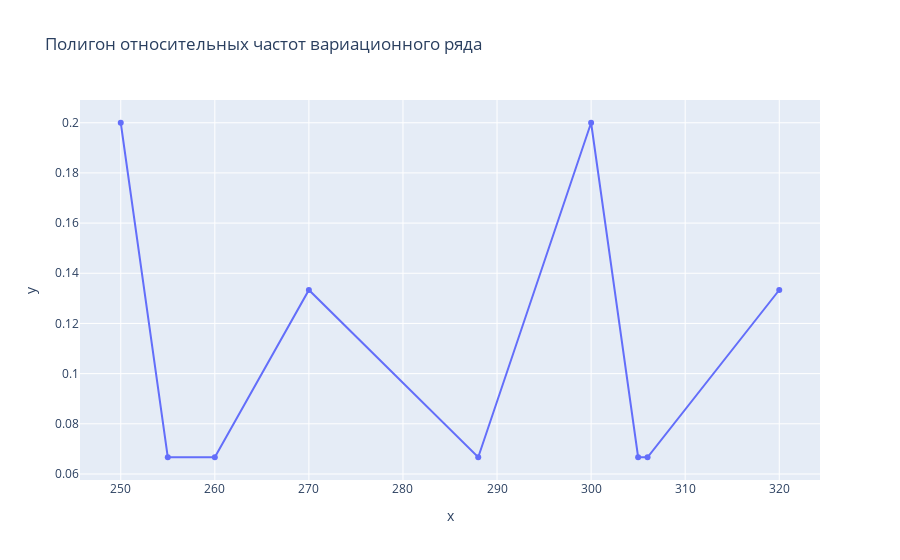

Notebook cell for this chart:
### Markdown cell above
### Полигон относительных частот вариационного ряда

### Code cell
fig = px.line(x=unique, y=rel_freq.iloc[0], markers=True, title='Полигон относительных частот вариационного ряда')
fig.show()

### Figure 1 — Plotly figure (JSON) as saved in the notebook; plotly's stock layout.template omitted (floating-point values rounded to 4 significant figures)
{"data": [{"hovertemplate": "x=%{x}<br>y=%{y}<extra></extra>", "legendgroup": "", "line": {"color": "#636efa", "dash": "solid"}, "marker": {"symbol": "circle"}, "mode": "markers+lines", "name": "", "orientation": "v", "showlegend": false, "type": "scatter", "x": [250, 255, 260, 270, 288, 300, 305, 306, 320], "xaxis": "x", "y": [0.2, 0.06667, 0.06667, 0.1333, 0.06667, 0.2, 0.06667, 0.06667, 0.1333], "yaxis": "y"}], "layout": {"legend": {"tracegroupgap": 0}, "title": {"text": "Полигон относительных частот вариационного ряда"}, "xaxis": {"anchor": "y", "domain": [0, 1], "title": {"text": "x"}}, "yaxis": {"anchor": "x", "domain": [0, 1], "title": {"text": "y"}}}}
